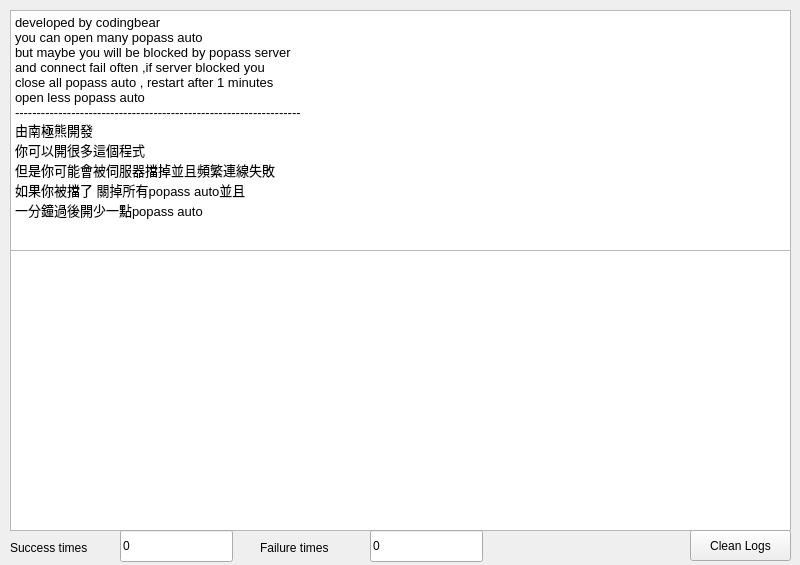
<?xml version="1.0" encoding="UTF-8"?>
<ui version="4.0">
 <class>MainWindow</class>
 <widget class="QMainWindow" name="MainWindow">
  <property name="geometry">
   <rect>
    <x>0</x>
    <y>0</y>
    <width>800</width>
    <height>565</height>
   </rect>
  </property>
  <property name="minimumSize">
   <size>
    <width>800</width>
    <height>565</height>
   </size>
  </property>
  <property name="maximumSize">
   <size>
    <width>800</width>
    <height>565</height>
   </size>
  </property>
  <property name="windowTitle">
   <string>Popass Auto ; Developed by codingbear.南極雄</string>
  </property>
  <widget class="QWidget" name="centralwidget">
   <widget class="QTextEdit" name="textEdit">
    <property name="geometry">
     <rect>
      <x>10</x>
      <y>250</y>
      <width>781</width>
      <height>281</height>
     </rect>
    </property>
    <property name="readOnly">
     <bool>true</bool>
    </property>
    <property name="html">
     <string>&lt;!DOCTYPE HTML PUBLIC &quot;-//W3C//DTD HTML 4.0//EN&quot; &quot;http://www.w3.org/TR/REC-html40/strict.dtd&quot;&gt;
&lt;html&gt;&lt;head&gt;&lt;meta name=&quot;qrichtext&quot; content=&quot;1&quot; /&gt;&lt;style type=&quot;text/css&quot;&gt;
p, li { white-space: pre-wrap; }
&lt;/style&gt;&lt;/head&gt;&lt;body style=&quot; font-family:'Noto Sans'; font-size:10pt; font-weight:400; font-style:normal;&quot;&gt;
&lt;p style=&quot;-qt-paragraph-type:empty; margin-top:0px; margin-bottom:0px; margin-left:0px; margin-right:0px; -qt-block-indent:0; text-indent:0px;&quot;&gt;&lt;br /&gt;&lt;/p&gt;&lt;/body&gt;&lt;/html&gt;</string>
    </property>
   </widget>
   <widget class="QLineEdit" name="success_times">
    <property name="geometry">
     <rect>
      <x>120</x>
      <y>530</y>
      <width>113</width>
      <height>32</height>
     </rect>
    </property>
    <property name="text">
     <string>0</string>
    </property>
    <property name="readOnly">
     <bool>true</bool>
    </property>
   </widget>
   <widget class="QLabel" name="label">
    <property name="geometry">
     <rect>
      <x>10</x>
      <y>537</y>
      <width>111</width>
      <height>21</height>
     </rect>
    </property>
    <property name="text">
     <string>Success times</string>
    </property>
   </widget>
   <widget class="QLineEdit" name="failure_times">
    <property name="geometry">
     <rect>
      <x>370</x>
      <y>530</y>
      <width>113</width>
      <height>32</height>
     </rect>
    </property>
    <property name="text">
     <string>0</string>
    </property>
    <property name="readOnly">
     <bool>true</bool>
    </property>
   </widget>
   <widget class="QLabel" name="label_2">
    <property name="geometry">
     <rect>
      <x>260</x>
      <y>537</y>
      <width>111</width>
      <height>21</height>
     </rect>
    </property>
    <property name="text">
     <string>Failure times</string>
    </property>
   </widget>
   <widget class="QPushButton" name="pushButton">
    <property name="geometry">
     <rect>
      <x>690</x>
      <y>530</y>
      <width>101</width>
      <height>31</height>
     </rect>
    </property>
    <property name="text">
     <string>Clean Logs</string>
    </property>
   </widget>
   <widget class="QTextEdit" name="textEdit_2">
    <property name="geometry">
     <rect>
      <x>10</x>
      <y>10</y>
      <width>781</width>
      <height>241</height>
     </rect>
    </property>
    <property name="readOnly">
     <bool>true</bool>
    </property>
    <property name="html">
     <string>&lt;!DOCTYPE HTML PUBLIC &quot;-//W3C//DTD HTML 4.0//EN&quot; &quot;http://www.w3.org/TR/REC-html40/strict.dtd&quot;&gt;
&lt;html&gt;&lt;head&gt;&lt;meta name=&quot;qrichtext&quot; content=&quot;1&quot; /&gt;&lt;style type=&quot;text/css&quot;&gt;
p, li { white-space: pre-wrap; }
&lt;/style&gt;&lt;/head&gt;&lt;body style=&quot; font-family:'Noto Sans'; font-size:10pt; font-weight:400; font-style:normal;&quot;&gt;
&lt;p style=&quot; margin-top:0px; margin-bottom:0px; margin-left:0px; margin-right:0px; -qt-block-indent:0; text-indent:0px;&quot;&gt;developed by codingbear&lt;br /&gt;you can open many popass auto&lt;/p&gt;
&lt;p style=&quot; margin-top:0px; margin-bottom:0px; margin-left:0px; margin-right:0px; -qt-block-indent:0; text-indent:0px;&quot;&gt;but maybe you will be blocked by popass server&lt;/p&gt;
&lt;p style=&quot; margin-top:0px; margin-bottom:0px; margin-left:0px; margin-right:0px; -qt-block-indent:0; text-indent:0px;&quot;&gt;and connect fail often ,if server blocked you&lt;br /&gt;close all popass auto , restart after 1 minutes&lt;br /&gt;open less popass auto&lt;br /&gt;------------------------------------------------------------------&lt;br /&gt;由南極熊開發&lt;br /&gt;你可以開很多這個程式&lt;/p&gt;
&lt;p style=&quot; margin-top:0px; margin-bottom:0px; margin-left:0px; margin-right:0px; -qt-block-indent:0; text-indent:0px;&quot;&gt;但是你可能會被伺服器擋掉並且頻繁連線失敗&lt;/p&gt;
&lt;p style=&quot; margin-top:0px; margin-bottom:0px; margin-left:0px; margin-right:0px; -qt-block-indent:0; text-indent:0px;&quot;&gt;如果你被擋了 關掉所有popass auto並且&lt;br /&gt;一分鐘過後開少一點popass auto&lt;/p&gt;&lt;/body&gt;&lt;/html&gt;</string>
    </property>
   </widget>
  </widget>
 </widget>
 <resources/>
 <connections/>
</ui>
